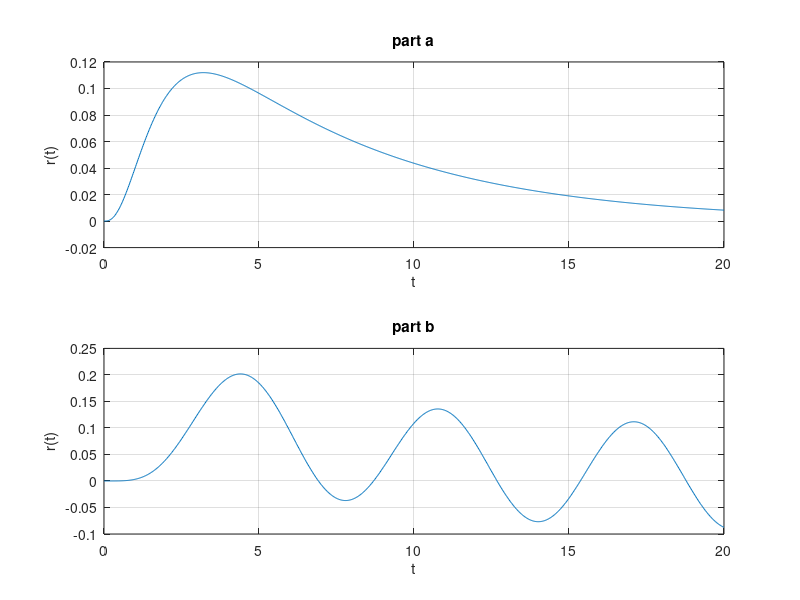

MATLAB code to generate this figure:
clear; clc; close all;

% poles of the system: -1/6, -1, -2, -3
den = conv(conv([1 1/6],[1 1]), conv([1 2],[1 3]));

[r, p] = residue(1, den);
disp('part a: poles and coefficients')
disp([p r])

%part b
den_b = conv(den, [1 0 1]);
[r_b, p_b] = residue(1, den_b);
disp('part b: poles and coefficients')
disp([p_b r_b])

% pull out the complex pair at s = j and turn it into cos and sin
E = r_b(abs(p_b - 1j) < 1e-6);
cos_coef =  2*real(E);
sin_coef = -2*imag(E);
fprintf('cos(t) coefficient: %.6f\n', cos_coef)
fprintf('sin(t) coefficient: %.6f\n', sin_coef)


t = linspace(0, 20, 1000);

ra_hand = (216/935)*exp(-t/6) - (3/5)*exp(-t) + (6/11)*exp(-2*t) - (3/17)*exp(-3*t);

rb_hand = (7776/34595)*exp(-t/6) - (3/10)*exp(-t) + (6/55)*exp(-2*t) ...
        - (3/170)*exp(-3*t) - (3/185)*cos(t) - (18/185)*sin(t);

% r(t) from the residues
ra = real(sum(r   .* exp(p   * t), 1));
rb = real(sum(r_b .* exp(p_b * t), 1));

fprintf('max difference part a: %.2e\n', max(abs(ra - ra_hand)))
fprintf('max difference part b: %.2e\n', max(abs(rb - rb_hand)))


subplot(2,1,1)
plot(t, ra_hand); grid on
xlabel('t'); ylabel('r(t)'); title('part a')

subplot(2,1,2)
plot(t, rb_hand); grid on
xlabel('t'); ylabel('r(t)'); title('part b')
